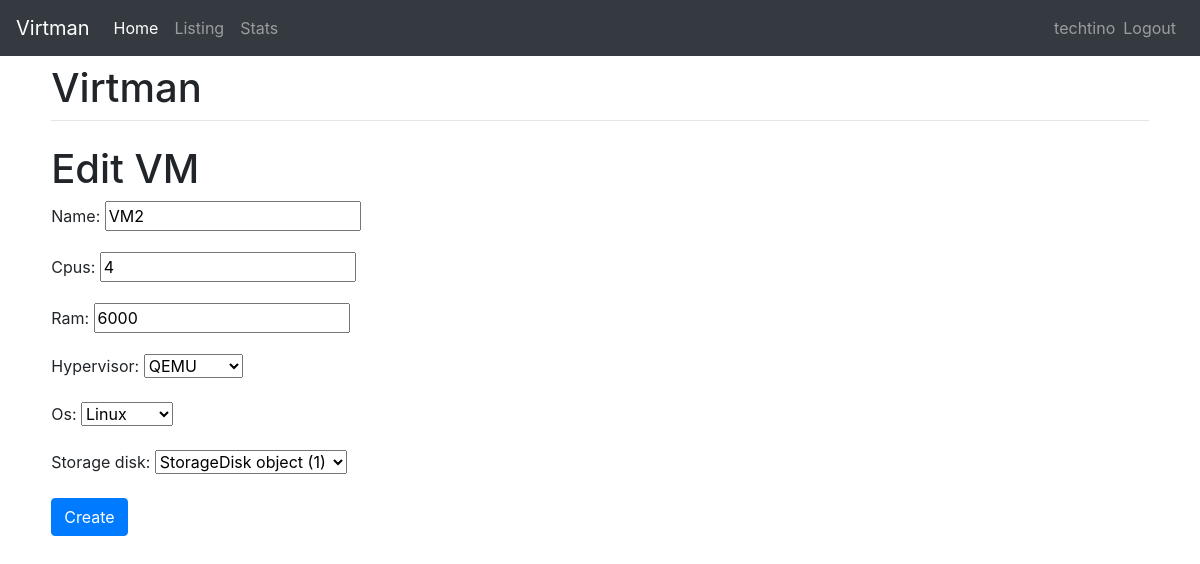
The page /manager/40/edit (signed in) on the database its author committed.
### manager/models.py (models this page shows, shortened)
class VM(models.Model):
    name = models.CharField(max_length=30)
    cpus = models.IntegerField()
    ram = models.IntegerField()
    HYPERVISOR_CHOICES = (
        ('QEMU', 'QEMU'),
        ('Virtualbox', 'Virtualbox'),
        ('VMWare', 'VMWare'),)
    hypervisor = models.CharField(max_length=30,choices=HYPERVISOR_CHOICES)
    OS = (
        ('Linux', 'Linux'),
        ('Windows', 'Windows'),
        ('Mac', 'Mac'),)
    os = models.CharField(max_length=30,choices=OS)
    state = models.CharField(max_length=3)
    storage_disk = models.ForeignKey(StorageDisk, on_delete=models.CASCADE)

### manager/views.py (the view, shortened to what this page needs)
# urls.py: path('<int:id>/edit', views.edit, name='edit'),
@login_required
def edit(request,id):
    instance = get_object_or_404(VM, id=id)
    form = VMForm(request.POST or None, instance=instance)
    return render(request, 'edit.html', {'form': form})

### manager/forms.py
class VMForm(ModelForm):
    class Meta:
        model = VM
        fields = ['name', 'cpus', 'ram', 'hypervisor', 'os', 'storage_disk']

### manager/templates/edit.html (shortened to what this page needs)
{% extends "base.html" %}
{% block content %}
<h1>Edit VM</h1>
<form action="edit"
      method="post">
      {{ form.as_p }}
<button class="btn btn-primary" type="submit">Create</button>
</form>
{% endblock content %}

### manager/templates/base.html (shortened to what this page needs)
<!doctype html>
<html lang="en">
  <head>
    <link rel="stylesheet" href="https://stackpath.bootstrapcdn.com/bootstrap/4.1.3/css/bootstrap.min.css">
  </head>
  <body>
  <nav class="navbar navbar-expand-lg navbar-dark bg-dark">
    <a class="navbar-brand" href="#">Virtman</a>
        <ul class="navbar-nav mr-auto">
        <li class="nav-item active">
            <a class="nav-link" href="/manager/home">Home</a>
        </li>
        <li class="nav-item">
            <a class="nav-link" href="/manager/listing">Listing</a>
        </li>
        <li class="nav-item">
            <a class="nav-link" href="/manager/viewStats">Stats</a>
        </li>
        </ul>
        <ul class="nav navbar-nav navbar-right">
        {% if user.is_authenticated %}
        <li class="navbar-text">
        {{user.get_username}}
        </li>
        <li class="nav-item">
            <a class="nav-link" href="/accounts/logout">Logout</a>
        </li>
        {% else %}
            <a class="nav-link" href="/accounts/login">Login</a>
        {% endif %}
        </ul>
</nav>
	<div id="content" name="content" class="main">
		<div class="row justify-content-center">
			<div class="col-11">
				<h1 class="mt-2">Virtman</h1>
				<hr class="mt-0 mb-4">
				{% block content %}
				{% endblock %}
			</div>
		</div>
	</div>
  </body>
</html>

### rows shown on the page
VM: name "VM2", cpus "4", ram "6000", hypervisor "QEMU", os "Linux", storage_disk "StorageDisk object (1)"

### other values the page prints
{{ user.get_username }} "techtino"
